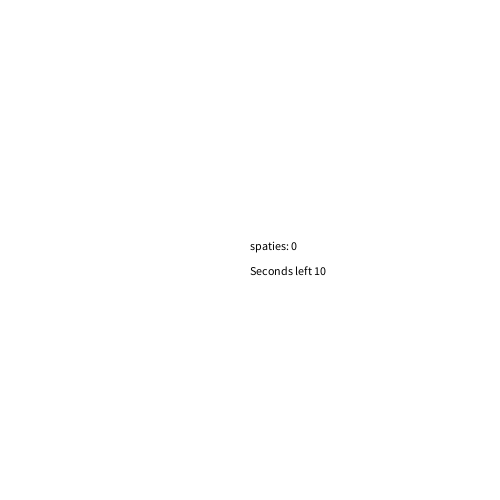
Frame 1 (no input)
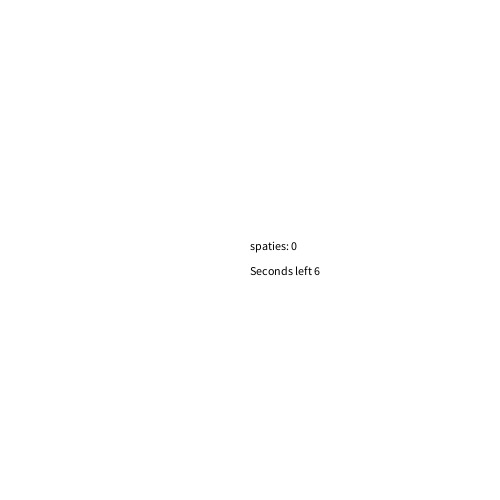
Frame 60 (the mouse pressed at the canvas centre just before this capture)
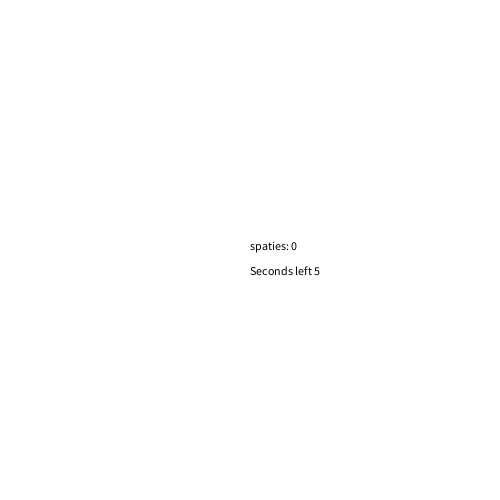
Frame 120 (the mouse held since frame 60 and released just before this capture)

The Processing sketch that drew these frames (run headless with seeded random() and noise(); from frame 60 on, the mouse is pressed at the canvas centre):

// Processing sketch: h12_opdracht_2
// ── h12_opdracht_2.pde
int seconden;
int secondsLeft;
int aantalSpaties = 0;
boolean racing = true;

void setup(){
  size(500,500);
}

void draw(){
  background(255);
  
  seconden = millis()/1000;
  secondsLeft = 10 - seconden;
   if(seconden >= 10){
     racing = false;
     if(secondsLeft <= 0){
     secondsLeft = 0;
     }
   }
   fill(0);
   text("spaties: " + aantalSpaties, 250,250);
   text("Seconds left " + secondsLeft, 250,275);
   
   
}

void keyReleased(){
  if(keyCode == 32 && racing){
    aantalSpaties++;
  }
  
}
